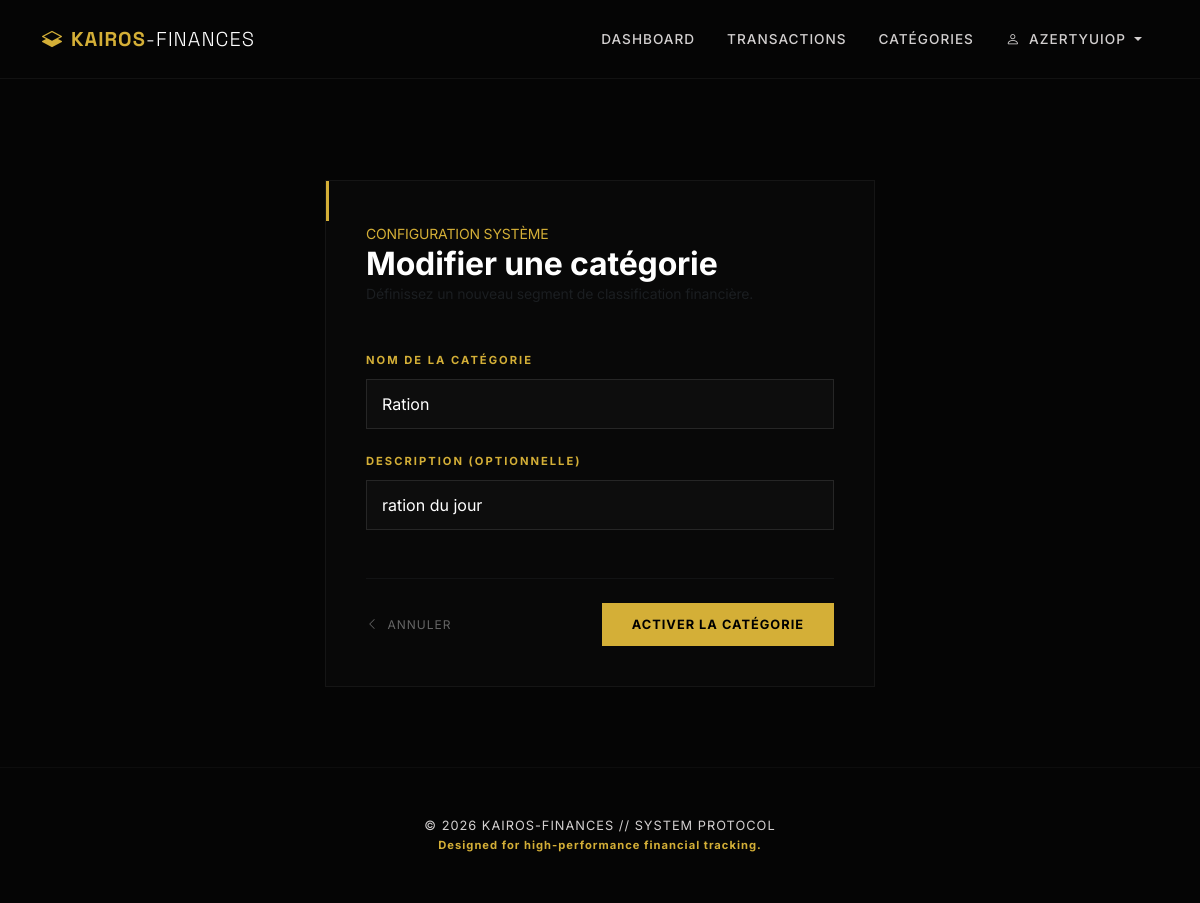
Screenshot of /categories/edit/5 (signed in) with the database file from the repository.
### app/models.py (models this page shows, shortened)
class User(UserMixin, db.Model):
    __tablename__ = 'user'
    id = db.Column(db.Integer, primary_key=True)
    username = db.Column(db.String(80), unique=True, nullable=False)
    email = db.Column(db.String(120), unique=True, nullable=False)
    password_hash = db.Column(db.String(128))
    currency = db.Column(db.String(3), nullable=False, default='EUR')
    is_admin = db.Column(db.Boolean, default=False)
    date_created = db.Column(db.DateTime, default=datetime.utcnow)
    transactions = db.relationship('Transaction', backref='user', lazy='dynamic')
    categories = db.relationship('Category', backref='owner', lazy='dynamic')

class Category(db.Model):
    __tablename__ = 'category'
    id = db.Column(db.Integer, primary_key=True)
    name = db.Column(db.String(50), unique=False, nullable=False)
    description = db.Column(db.String(200))
    user_id = db.Column(db.Integer, db.ForeignKey('user.id'), nullable=False)
    transactions = db.relationship('Transaction', backref='category', lazy='dynamic')
    __table_args__ = (db.UniqueConstraint('user_id', 'name', name='unique_category_per_user'),)

### app/transactions.py (the view, shortened to what this page needs)
@bp.route('/categories/edit/<int:id>', methods=['GET', 'POST'])
@login_required
def edit_category(id):
    category = Category.query.get_or_404(id)
    if category.user_id != current_user.id:
        flash('Accès non autorisé.', 'danger')
        return redirect(url_for('transactions.list_categories'))
    form = CategoryForm(obj=category)
    return render_template('transactions/category_form.html', form=form, title='Modifier une catégorie')

### app/forms.py
class CategoryForm(FlaskForm):
    name = StringField('Nom de la catégorie', validators=[DataRequired(), Length(min=2, max=50)])
    description = StringField('Description (optionnelle)', validators=[Length(max=200)])
    submit = SubmitField('Enregistrer')

### app/templates/transactions/category_form.html (shortened to what this page needs)
{% extends 'base.html' %}
{% block content %}
<div class="category-wrapper animate__animated animate__fadeInUp">
    <div class="mb-5">
        <span class="text-gold small text-uppercase letter-spacing-2">Configuration Système</span>
        <h2 class="text-white fw-bold mb-0">{{ title }}</h2>
        <p class="text-muted small">Définissez un nouveau segment de classification financière.</p>
    </div>
    <form method="POST">
        <div class="mb-4">
            {{ form.name.label(class="form-label") }}
            {{ form.name(class="form-control", placeholder="Ex: Alimentation, Crypto, Loyer...") }}
        </div>
        <div class="mb-5">
            {{ form.description.label(class="form-label") }}
            {{ form.description(class="form-control", placeholder="Optionnel : Précisez l'usage de ce segment...", rows="3") }}
        </div>
        <div class="d-flex align-items-center justify-content-between pt-4 border-top border-secondary border-opacity-10">
            <a href="{{ url_for('transactions.list_categories') }}" class="btn-cancel-cat">
                <i class="bi bi-chevron-left me-1"></i> Annuler
            </a>
            <button type="submit" class="btn btn-save-cat">
                Activer la catégorie
            </button>
        </div>
    </form>
</div>
{% endblock %}

### app/templates/base.html (shortened to what this page needs)
<!DOCTYPE html>
<html lang="fr">
<head>
    <link href="https://cdn.jsdelivr.net/npm/bootstrap@5.3.0/dist/css/bootstrap.min.css" rel="stylesheet">
    <link rel="stylesheet" href="https://cdn.jsdelivr.net/npm/bootstrap-icons@1.11.3/font/bootstrap-icons.min.css">
</head>
<body>
    <nav class="navbar navbar-expand-lg navbar-dark fixed-top">
        <div class="container">
            <a class="navbar-brand" href="{{ url_for('main.index') }}">
                <i class="bi bi-layers-half me-2"></i>KAIROS<span class="fw-light text-white">-FINANCES</span>
            </a>
            <div class="collapse navbar-collapse" id="navbarNav">
                <ul class="navbar-nav ms-auto">
                    {% if current_user.is_authenticated %}
                        <li class="nav-item">
                            <a class="nav-link" href="{{ url_for('main.dashboard') }}">Dashboard</a>
                        </li>
                        <li class="nav-item">
                            <a class="nav-link" href="{{ url_for('transactions.list_transactions') }}">Transactions</a>
                        </li>
                        <li class="nav-item">
                            <a class="nav-link" href="{{ url_for('transactions.list_categories') }}">Catégories</a>
                        </li>
                        <li class="nav-item dropdown">
                            <a class="nav-link dropdown-toggle" href="#" id="profileDrop" role="button" data-bs-toggle="dropdown">
                                <i class="bi bi-person me-1"></i> {{ current_user.username }}
                            </a>
                        </li>
                    {% endif %}
                </ul>
            </div>
        </div>
    </nav>
    <main>
        <div class="container">
            {% block content %}{% endblock %}
        </div>
    </main>
    <footer class="py-5 mt-5">
        <div class="container text-center">
            <p class="mb-0 text-uppercase">&copy; 2026 KAIROS-FINANCES // SYSTEM PROTOCOL</p>
            <small class="text-gold fw-bold">Designed for high-performance financial tracking.</small>
        </div>
    </footer>
</body>
</html>

### app/templates/base.html (style rules this page uses)
:root { --k-black: #050505; --k-dark: #0f0f0f; --k-gold: #D4AF37; --k-gold-dim: rgba(212, 175, 55, 0.15); --k-glass: rgba(15, 15, 15, 0.8); --text-main: #f0f0f0; --text-muted: #d3d0d0; }
body { background-color: var(--k-black); color: var(--text-main); font-family: 'Inter', sans-serif; letter-spacing: -0.01em; }
.navbar { background: var(--k-black) !important; border-bottom: 1px solid rgba(255, 255, 255, 0.05); backdrop-filter: blur(15px); padding: 1.2rem 0; }
.navbar-brand { font-family: 'Space Grotesk', sans-serif; font-weight: 700; letter-spacing: 1px; color: var(--k-gold) !important; text-transform: uppercase; }
.nav-link { font-size: 0.85rem; font-weight: 500; color: var(--text-muted) !important; text-transform: uppercase; letter-spacing: 1px; margin: 0 0.5rem; transition: 0.3s; }
main { min-height: 85vh; padding-top: 100px; }
footer { border-top: 1px solid rgba(255, 255, 255, 0.03); background: var(--k-black) !important; color: var(--text-muted) !important; font-size: 0.8rem; letter-spacing: 1px; }
.text-gold { color: var(--k-gold); }

### app/templates/transactions/category_form.html (style rules this page uses)
.category-wrapper { max-width: 550px; margin: 80px auto; background: rgba(255, 255, 255, 0.01); border: 1px solid rgba(255, 255, 255, 0.05); padding: 40px; position: relative; }
.category-wrapper::before { content: ''; position: absolute; top: 0; left: 0; width: 3px; height: 40px; background: var(--k-gold); }
.form-label { color: var(--k-gold); text-transform: uppercase; font-size: 0.7rem; letter-spacing: 2px; font-weight: 700; margin-bottom: 10px; display: block; }
.form-control { background: rgba(255, 255, 255, 0.02) !important; border: 1px solid rgba(255, 255, 255, 0.1) !important; border-radius: 0 !important; color: white !important; padding: 12px 15px; transition: 0.3s ease; }
.btn-save-cat { background: var(--k-gold); color: #000; border: none; border-radius: 0; padding: 12px 30px; font-weight: 700; text-transform: uppercase; letter-spacing: 1px; font-size: 0.8rem; transition: 0.4s; }
.btn-cancel-cat { color: #666; text-decoration: none; font-size: 0.75rem; text-transform: uppercase; letter-spacing: 1px; transition: 0.3s; }

### rows the page displays
User: username "AZERTYUIOP"
Category: name "Ration", description "ration du jour"

### other values shown
{{ title }} "Modifier une catégorie"
